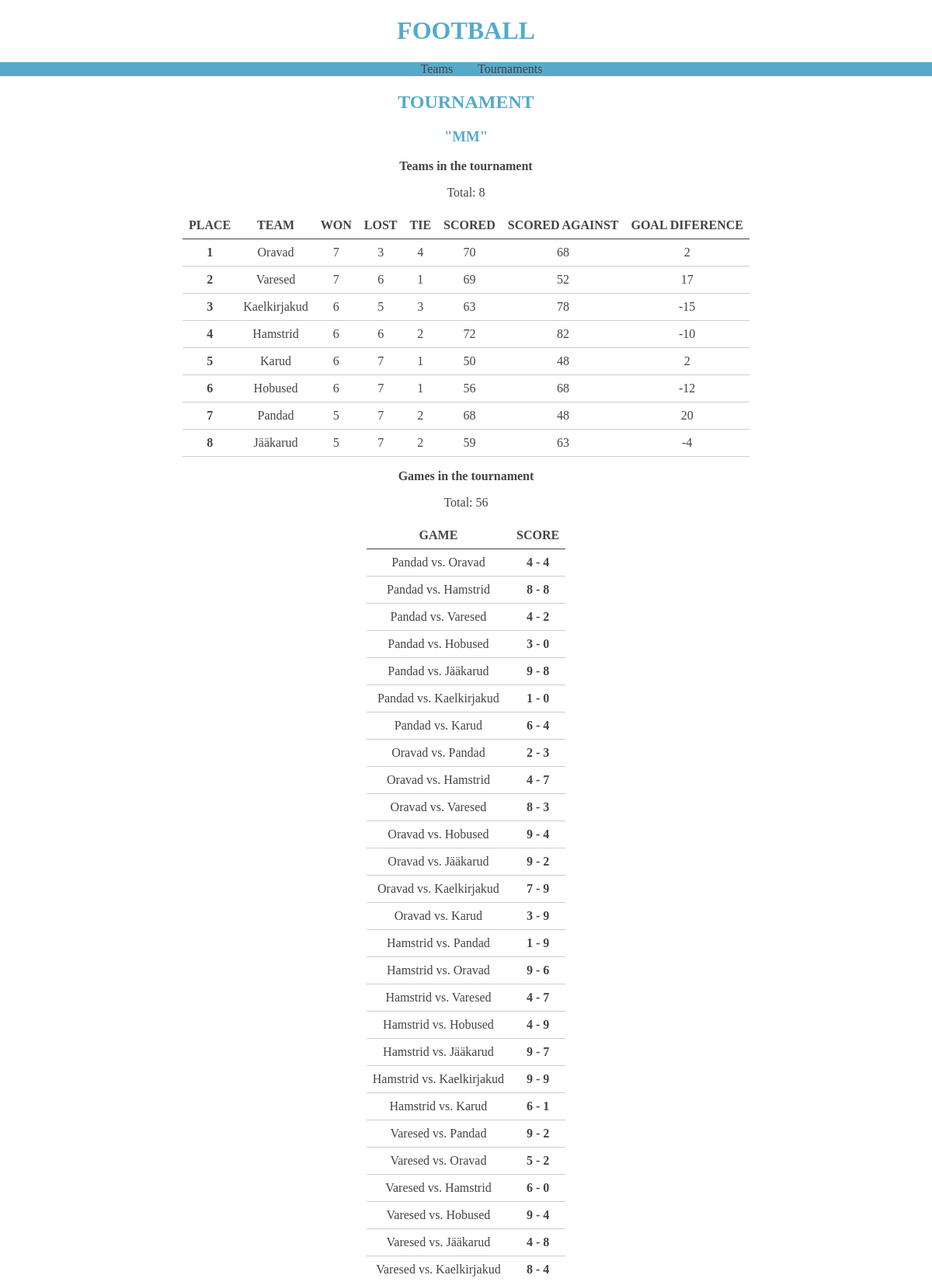
/index.php?page=tournaments&id=22 (upper part), run on the app's committed database.
### tables this page shows
CREATE TABLE IF NOT EXISTS `tournaments` (
  `id` int(11) NOT NULL AUTO_INCREMENT,
  `name` varchar(200) NOT NULL,
  PRIMARY KEY (`id`)
);

CREATE TABLE IF NOT EXISTS `game` (
  `id` int(11) NOT NULL AUTO_INCREMENT,
  `home_team_id` int(11) NOT NULL,
  `away_team_id` int(11) NOT NULL,
  `homeScore` int(11) NOT NULL,
  `awayScore` int(11) NOT NULL,
  `tournament_id` int(11) NOT NULL,
  PRIMARY KEY (`id`)
);

### database.php (called while the page is built, shortened)
<?php
class Database {
	private $connection;
	public function __construct() {
		$mysqli = new mysqli(DATABASE_URL, DATABASE_USER, DATABASE_PASSWORD,DATABASE_NAME);
		$this->connection  = $mysqli;
		mysqli_set_charset($this->connection, 'utf8');
	}
	public function get($query) {
		$result = $this->connection->query($query);
		$returnData = [];
		if ( $result ) {
			while($row = $result->fetch_row()) {
				$returnData[] = $row;
			}
		}
		return $returnData;
	}
}

### views/tournament.php (the view, shortened to what this page needs)
<h2>Tournament</h2>
<?php
$db = new Database();
$result = $db->get( 'SELECT * FROM tournaments WHERE id='. $id .';' );
if (count($result == 1)) {
	$tournamentName = $result[0][1];
	echo '<h3>"'.$tournamentName.'"</h3>';
	$games = $db->get( 'SELECT * FROM game WHERE tournament_id=' . $result[0][0] . ';' );
	$teams = array();
	foreach ( $games as $game ) {
		if ( !array_key_exists($game[1] . '_', $teams) ) {
			$teams = array_merge($teams,  array( $game[1] . '_' => '' ));
		}
	}
	$query = '';
	$i = 0;
	foreach ($teams as $key => $team) {
		$query .= 'id=' . explode('_', $key)[0];
		$i+=1;
		if ( $i < count( $teams ) ) {
			$query .= ' OR ';
		}
	}
	$res = $db->get( 'SELECT * FROM teams WHERE ' . $query . ';' );
	foreach ($teams as $key => $value) {
		$realId = explode('_', $key)[0];
		foreach ($res as $val) {
			if ( strcmp($realId, $val[0]) == 0 ) {
				$teams[$key] = new stdClass();
				$teams[$key]->name = $val[1];
				$teams[$key]->id = $val[0];
				$teams[$key]->scoredGoals = 0;
				$teams[$key]->lostGoals = 0;
				$teams[$key]->won = 0;
				$teams[$key]->lost = 0;
				$teams[$key]->tie = 0;
			}
		}
	}
	$orderedTeams = $teams;
	usort($orderedTeams, function( $a, $b ) {
		if ( $a->won == $b->won ) {
			if ( $a->lost == $b->lost ) {
				$aDif = $a->scoredGoals - $a->lostGoals;
				$bDif = $b->scoredGoals - $b->lostGoals;
				return $aDif > $bDif ? -1 : 1;
			}
			return $a->lost < $b->lost ? -1 : 1;
		}
		return $a->won > $b->won ? -1 : 1;
	});
	?>
	<p><strong>Teams in the tournament</strong>
	<p>
		Total: <?= count($teams) ?>
	<p>
	<table>
		<tr>
			<th>Place</th><th>Team</th><th>Won</th><th>Lost</th><th>Tie</th><th>Scored</th><th>Scored against</th><th>Goal diference</th>
		</tr>
	<?php
	$place = 1;
	foreach ($orderedTeams as $team) {
		?>
		<tr>
			<td><b><?= $place++; ?></b></td>
			<td><a href="index.php?page=teams&id=<?= $team->id ?>"><?= $team->name ?></a></td>
			<td><?= $team->won ?></td>
			<td><?= $team->lost ?></td>
			<td><?= $team->tie ?></td>
			<td><?= $team->scoredGoals ?></td>
			<td><?= $team->lostGoals ?></td>
			<td><?= $team->scoredGoals - $team->lostGoals ?></td>
		</tr>
		<?php
	}
	?>
	</table>
	<p><strong>Games in the tournament</strong>
	<p>
		Total: <?= count($games) ?>
	<p>
	<table>
		<tr>
			<th>Game</th><th>Score</th>
		</tr>
	<?php
	foreach ($games as $game) {
		?>
		<tr>
			<td> <a href="index.php?page=teams&id=<?= $teams[$game[1].'_']->id ?>"><?= $teams[$game[1].'_']->name ?></a> vs. <a href="index.php?page=teams&id=<?= $teams[$game[2].'_']->id ?>"><?= $teams[$game[2].'_']->name ?></a> </td>
			<td><b> <?= $game[3] . ' - ' . $game[4] ?></b> </td>
		</tr>
		<?php
	}
	echo '</table>';
}
?>

### views/main.css (style rules this page uses)
body { margin: 0px; background: white; color: #444; text-align: center; }
h1, h2, h3 { color: #55aacc; text-transform: uppercase; }
a, a:active, a:visited { color: #444; text-decoration: none; }
table { border-collapse: collapse; margin: 0px auto; }
td, th { border-bottom: 1px solid #ccc; padding: 0.5em; text-align: center; }
th { border-bottom: 1px solid #444; }
th { text-transform: uppercase; }

### data on the page
tournaments: name "MM"
game: name "Varesed", awayScore "7", home_team "6", away_team "1", scoredGoals "69", lostGoals "52", lostGoals "17"
game: home_team "Pandad", away_team "Oravad", homeScore "4", awayScore "4"
game: home_team "Pandad", away_team "Hamstrid", homeScore "8", awayScore "8"
game: home_team "Pandad", away_team "Varesed", homeScore "4", awayScore "2"
game: home_team "Pandad", away_team "Hobused", homeScore "3", awayScore "0"
game: home_team "Pandad", away_team "Jääkarud", homeScore "9", awayScore "8"
game: home_team "Pandad", away_team "Kaelkirjakud", homeScore "1", awayScore "0"
game: home_team "Pandad", away_team "Karud", homeScore "6", awayScore "4"
game: home_team "Oravad", away_team "Pandad", homeScore "2", awayScore "3"
game: home_team "Oravad", away_team "Hamstrid", homeScore "4", awayScore "7"
game: home_team "Oravad", away_team "Varesed", homeScore "8", awayScore "3"
game: home_team "Oravad", away_team "Hobused", homeScore "9", awayScore "4"
game: home_team "Oravad", away_team "Jääkarud", homeScore "9", awayScore "2"
game: home_team "Oravad", away_team "Kaelkirjakud", homeScore "7", awayScore "9"
game: home_team "Oravad", away_team "Karud", homeScore "3", awayScore "9"
game: home_team "Hamstrid", away_team "Pandad", homeScore "1", awayScore "9"
game: home_team "Hamstrid", away_team "Oravad", homeScore "9", awayScore "6"
game: home_team "Hamstrid", away_team "Varesed", homeScore "4", awayScore "7"
game: home_team "Hamstrid", away_team "Hobused", homeScore "4", awayScore "9"
game: home_team "Hamstrid", away_team "Jääkarud", homeScore "9", awayScore "7"
game: home_team "Hamstrid", away_team "Kaelkirjakud", homeScore "9", awayScore "9"
game: home_team "Hamstrid", away_team "Karud", homeScore "6", awayScore "1"
game: home_team "Varesed", away_team "Pandad", homeScore "9", awayScore "2"
game: home_team "Varesed", away_team "Oravad", homeScore "5", awayScore "2"
game: home_team "Varesed", away_team "Hamstrid", homeScore "6", awayScore "0"
game: home_team "Varesed", away_team "Hobused", homeScore "9", awayScore "4"
game: home_team "Varesed", away_team "Jääkarud", homeScore "4", awayScore "8"
game: home_team "Varesed", away_team "Kaelkirjakud", homeScore "8", awayScore "4"

### other printed values
count($teams) "8"
$team->name "Oravad"
$team->won "7"
$team->lost "3"
$team->tie "4"
$team->scoredGoals "70"
$team->lostGoals "68"
$team->scoredGoals - $team->lostGoals "2"
$team->name "Kaelkirjakud"
$team->won "6"
$team->lost "5"
$team->tie "3"
$team->scoredGoals "63"
$team->lostGoals "78"
$team->scoredGoals - $team->lostGoals "-15"
